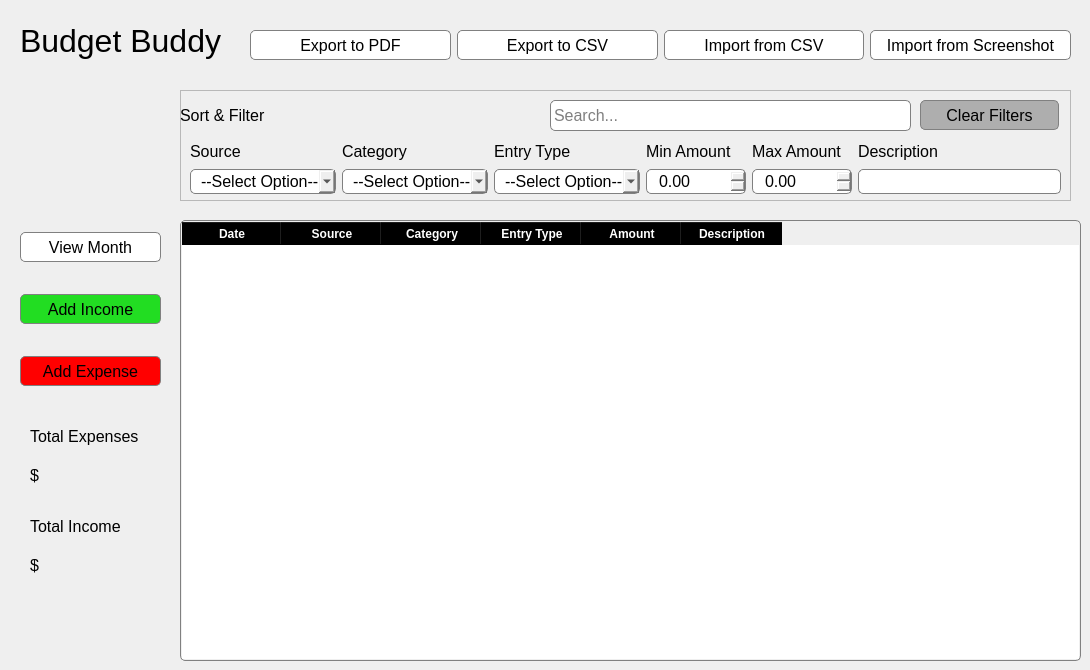
<?xml version="1.0" encoding="UTF-8"?>
<ui version="4.0">
 <class>Dialog</class>
 <widget class="QDialog" name="Dialog">
  <property name="geometry">
   <rect>
    <x>0</x>
    <y>0</y>
    <width>1090</width>
    <height>670</height>
   </rect>
  </property>
  <property name="windowTitle">
   <string>Dialog</string>
  </property>
  <property name="styleSheet">
   <string notr="true">QPushButton {
	border: 1px solid gray;
	border-radius: 5px;
}

QTableWidget {
	border: 1px solid gray;
	border-radius: 5px;
}

QTableWidget {
	border: 1px solid gray;        /* Set the border */
	border-radius: 5px;          /* Round the corners */
	padding: 1px;                /* Space between text and border */
}

QTableWidget::viewport {
	background: transparent;      /* Make viewport background transparent */
	border: none;                 /* Remove viewport border */
}

QDateEdit {
	border: 1px solid gray;
	border-radius: 5px;
	padding-left: 10px;
}

QComboBox {
	border: 1px solid gray;
	border-radius: 5px;
	padding-left: 10px;
}

QDoubleSpinBox {
	border: 1px solid gray;
	border-radius: 5px;
	padding-left: 10px;
}


QPushButton {
	border: 1px solid gray;
	border-radius: 5px;
}

QLineEdit {
	border: 1px solid gray;        /* Set the border */
	border-radius: 5px;          /* Round the corners */
	padding: 1px;                /* Space between text and border */
}

QLineEdit::viewport {
	background: transparent;      /* Make viewport background transparent */
	border: none;                 /* Remove viewport border */
}</string>
  </property>
  <widget class="QTableWidget" name="MonthlyTableOverview">
   <property name="geometry">
    <rect>
     <x>180</x>
     <y>220</y>
     <width>901</width>
     <height>441</height>
    </rect>
   </property>
   <property name="font">
    <font>
     <pointsize>12</pointsize>
    </font>
   </property>
   <property name="styleSheet">
    <string notr="true">QHeaderView::section {
	font-weight: bold;
	background-color: black;
	color: white;
}
</string>
   </property>
   <property name="alternatingRowColors">
    <bool>false</bool>
   </property>
   <column>
    <property name="text">
     <string>Date</string>
    </property>
    <property name="font">
     <font>
      <pointsize>12</pointsize>
     </font>
    </property>
    <property name="textAlignment">
     <set>AlignCenter</set>
    </property>
   </column>
   <column>
    <property name="text">
     <string>Source</string>
    </property>
    <property name="font">
     <font>
      <pointsize>12</pointsize>
     </font>
    </property>
    <property name="textAlignment">
     <set>AlignCenter</set>
    </property>
   </column>
   <column>
    <property name="text">
     <string>Category</string>
    </property>
    <property name="font">
     <font>
      <pointsize>12</pointsize>
     </font>
    </property>
    <property name="textAlignment">
     <set>AlignCenter</set>
    </property>
   </column>
   <column>
    <property name="text">
     <string>Entry Type</string>
    </property>
    <property name="font">
     <font>
      <pointsize>12</pointsize>
     </font>
    </property>
    <property name="textAlignment">
     <set>AlignCenter</set>
    </property>
   </column>
   <column>
    <property name="text">
     <string>Amount</string>
    </property>
    <property name="font">
     <font>
      <pointsize>12</pointsize>
     </font>
    </property>
    <property name="textAlignment">
     <set>AlignCenter</set>
    </property>
   </column>
   <column>
    <property name="text">
     <string>Description</string>
    </property>
    <property name="font">
     <font>
      <pointsize>12</pointsize>
     </font>
    </property>
    <property name="textAlignment">
     <set>AlignCenter</set>
    </property>
   </column>
  </widget>
  <widget class="QLabel" name="appTitle">
   <property name="geometry">
    <rect>
     <x>20</x>
     <y>20</y>
     <width>201</width>
     <height>41</height>
    </rect>
   </property>
   <property name="font">
    <font>
     <pointsize>24</pointsize>
    </font>
   </property>
   <property name="styleSheet">
    <string notr="true"/>
   </property>
   <property name="text">
    <string>Budget Buddy</string>
   </property>
  </widget>
  <widget class="QWidget" name="layoutWidget">
   <property name="geometry">
    <rect>
     <x>20</x>
     <y>220</y>
     <width>141</width>
     <height>181</height>
    </rect>
   </property>
   <layout class="QVBoxLayout" name="verticalLayout">
    <property name="spacing">
     <number>20</number>
    </property>
    <item>
     <widget class="QPushButton" name="monthlyViewBtn">
      <property name="minimumSize">
       <size>
        <width>0</width>
        <height>30</height>
       </size>
      </property>
      <property name="font">
       <font>
        <pointsize>12</pointsize>
       </font>
      </property>
      <property name="styleSheet">
       <string notr="true">background-color: white;</string>
      </property>
      <property name="text">
       <string>View Month</string>
      </property>
     </widget>
    </item>
    <item>
     <widget class="QPushButton" name="addIncomeBtn">
      <property name="minimumSize">
       <size>
        <width>0</width>
        <height>30</height>
       </size>
      </property>
      <property name="font">
       <font>
        <pointsize>12</pointsize>
       </font>
      </property>
      <property name="styleSheet">
       <string notr="true">background-color: #22DD22;</string>
      </property>
      <property name="text">
       <string>Add Income</string>
      </property>
     </widget>
    </item>
    <item>
     <widget class="QPushButton" name="addExpenseBtn">
      <property name="minimumSize">
       <size>
        <width>0</width>
        <height>30</height>
       </size>
      </property>
      <property name="font">
       <font>
        <pointsize>12</pointsize>
       </font>
      </property>
      <property name="styleSheet">
       <string notr="true">background-color: red;</string>
      </property>
      <property name="text">
       <string>Add Expense</string>
      </property>
     </widget>
    </item>
   </layout>
  </widget>
  <widget class="QFrame" name="frame">
   <property name="geometry">
    <rect>
     <x>180</x>
     <y>90</y>
     <width>891</width>
     <height>111</height>
    </rect>
   </property>
   <property name="frameShape">
    <enum>QFrame::StyledPanel</enum>
   </property>
   <property name="frameShadow">
    <enum>QFrame::Raised</enum>
   </property>
   <widget class="QLineEdit" name="searchFilterInput">
    <property name="geometry">
     <rect>
      <x>370</x>
      <y>10</y>
      <width>361</width>
      <height>31</height>
     </rect>
    </property>
    <property name="font">
     <font>
      <pointsize>12</pointsize>
     </font>
    </property>
    <property name="placeholderText">
     <string>Search...</string>
    </property>
   </widget>
   <widget class="QLabel" name="SortAndFilterLabel">
    <property name="geometry">
     <rect>
      <x>0</x>
      <y>10</y>
      <width>101</width>
      <height>31</height>
     </rect>
    </property>
    <property name="font">
     <font>
      <pointsize>12</pointsize>
     </font>
    </property>
    <property name="text">
     <string>Sort &amp; Filter</string>
    </property>
   </widget>
   <widget class="QPushButton" name="clearFilterTableBtn">
    <property name="geometry">
     <rect>
      <x>740</x>
      <y>10</y>
      <width>139</width>
      <height>30</height>
     </rect>
    </property>
    <property name="minimumSize">
     <size>
      <width>0</width>
      <height>30</height>
     </size>
    </property>
    <property name="font">
     <font>
      <pointsize>12</pointsize>
     </font>
    </property>
    <property name="styleSheet">
     <string notr="true">background-color:#AEAEAE</string>
    </property>
    <property name="text">
     <string>Clear Filters</string>
    </property>
   </widget>
   <widget class="QWidget" name="">
    <property name="geometry">
     <rect>
      <x>10</x>
      <y>50</y>
      <width>871</width>
      <height>54</height>
     </rect>
    </property>
    <layout class="QHBoxLayout" name="horizontalLayout_2">
     <item>
      <layout class="QVBoxLayout" name="verticalLayout_Source">
       <item>
        <widget class="QLabel" name="sourceSortLabel">
         <property name="font">
          <font>
           <pointsize>12</pointsize>
          </font>
         </property>
         <property name="text">
          <string>Source</string>
         </property>
        </widget>
       </item>
       <item>
        <widget class="QComboBox" name="sourceSort">
         <property name="minimumSize">
          <size>
           <width>0</width>
           <height>25</height>
          </size>
         </property>
         <property name="maximumSize">
          <size>
           <width>16777215</width>
           <height>25</height>
          </size>
         </property>
         <property name="font">
          <font>
           <pointsize>12</pointsize>
          </font>
         </property>
         <property name="placeholderText" stdset="0">
          <string>--Select Option--</string>
         </property>
        </widget>
       </item>
      </layout>
     </item>
     <item>
      <layout class="QVBoxLayout" name="verticalLayout_Category">
       <item>
        <widget class="QLabel" name="categorySortLabel">
         <property name="font">
          <font>
           <pointsize>12</pointsize>
          </font>
         </property>
         <property name="text">
          <string>Category</string>
         </property>
        </widget>
       </item>
       <item>
        <widget class="QComboBox" name="categorySort">
         <property name="minimumSize">
          <size>
           <width>0</width>
           <height>25</height>
          </size>
         </property>
         <property name="maximumSize">
          <size>
           <width>16777215</width>
           <height>25</height>
          </size>
         </property>
         <property name="font">
          <font>
           <pointsize>12</pointsize>
          </font>
         </property>
         <property name="placeholderText" stdset="0">
          <string>--Select Option--</string>
         </property>
         <item>
          <property name="text">
           <string>All</string>
          </property>
         </item>
         <item>
          <property name="text">
           <string>Groceries</string>
          </property>
         </item>
         <item>
          <property name="text">
           <string>Transportation</string>
          </property>
         </item>
         <item>
          <property name="text">
           <string>Entertainment</string>
          </property>
         </item>
         <item>
          <property name="text">
           <string>Pets</string>
          </property>
         </item>
         <item>
          <property name="text">
           <string>Health</string>
          </property>
         </item>
         <item>
          <property name="text">
           <string>Rent</string>
          </property>
         </item>
         <item>
          <property name="text">
           <string>Paycheck</string>
          </property>
         </item>
         <item>
          <property name="text">
           <string>Freelance</string>
          </property>
         </item>
         <item>
          <property name="text">
           <string>Capital Gains</string>
          </property>
         </item>
         <item>
          <property name="text">
           <string>Investments</string>
          </property>
         </item>
         <item>
          <property name="text">
           <string>Other</string>
          </property>
         </item>
        </widget>
       </item>
      </layout>
     </item>
     <item>
      <layout class="QVBoxLayout" name="verticalLayout_Entry">
       <item>
        <widget class="QLabel" name="entryTypeSortLabel">
         <property name="font">
          <font>
           <pointsize>12</pointsize>
          </font>
         </property>
         <property name="text">
          <string>Entry Type</string>
         </property>
        </widget>
       </item>
       <item>
        <widget class="QComboBox" name="entryTypeSort">
         <property name="minimumSize">
          <size>
           <width>0</width>
           <height>25</height>
          </size>
         </property>
         <property name="maximumSize">
          <size>
           <width>16777215</width>
           <height>25</height>
          </size>
         </property>
         <property name="font">
          <font>
           <pointsize>12</pointsize>
          </font>
         </property>
         <property name="placeholderText" stdset="0">
          <string>--Select Option--</string>
         </property>
         <item>
          <property name="text">
           <string>All</string>
          </property>
         </item>
         <item>
          <property name="text">
           <string>Expenses</string>
          </property>
         </item>
         <item>
          <property name="text">
           <string>Income</string>
          </property>
         </item>
        </widget>
       </item>
      </layout>
     </item>
     <item>
      <layout class="QVBoxLayout" name="verticalLayout_Amount">
       <item>
        <widget class="QLabel" name="amountSortLabel">
         <property name="sizePolicy">
          <sizepolicy hsizetype="Preferred" vsizetype="Minimum">
           <horstretch>0</horstretch>
           <verstretch>0</verstretch>
          </sizepolicy>
         </property>
         <property name="minimumSize">
          <size>
           <width>100</width>
           <height>0</height>
          </size>
         </property>
         <property name="font">
          <font>
           <pointsize>12</pointsize>
          </font>
         </property>
         <property name="text">
          <string>Min Amount</string>
         </property>
        </widget>
       </item>
       <item>
        <widget class="QDoubleSpinBox" name="min_spinbox">
         <property name="sizePolicy">
          <sizepolicy hsizetype="Minimum" vsizetype="Minimum">
           <horstretch>0</horstretch>
           <verstretch>0</verstretch>
          </sizepolicy>
         </property>
         <property name="minimumSize">
          <size>
           <width>100</width>
           <height>25</height>
          </size>
         </property>
         <property name="maximumSize">
          <size>
           <width>16777215</width>
           <height>25</height>
          </size>
         </property>
         <property name="font">
          <font>
           <pointsize>12</pointsize>
          </font>
         </property>
        </widget>
       </item>
      </layout>
     </item>
     <item>
      <layout class="QVBoxLayout" name="verticalLayout_Amount_5">
       <item>
        <widget class="QLabel" name="amountSortLabel_5">
         <property name="sizePolicy">
          <sizepolicy hsizetype="Preferred" vsizetype="Minimum">
           <horstretch>0</horstretch>
           <verstretch>0</verstretch>
          </sizepolicy>
         </property>
         <property name="minimumSize">
          <size>
           <width>100</width>
           <height>0</height>
          </size>
         </property>
         <property name="font">
          <font>
           <pointsize>12</pointsize>
          </font>
         </property>
         <property name="text">
          <string>Max Amount</string>
         </property>
        </widget>
       </item>
       <item>
        <widget class="QDoubleSpinBox" name="max_spinbox">
         <property name="sizePolicy">
          <sizepolicy hsizetype="Minimum" vsizetype="Minimum">
           <horstretch>0</horstretch>
           <verstretch>0</verstretch>
          </sizepolicy>
         </property>
         <property name="minimumSize">
          <size>
           <width>100</width>
           <height>25</height>
          </size>
         </property>
         <property name="maximumSize">
          <size>
           <width>16777215</width>
           <height>25</height>
          </size>
         </property>
         <property name="font">
          <font>
           <pointsize>12</pointsize>
          </font>
         </property>
        </widget>
       </item>
      </layout>
     </item>
     <item>
      <layout class="QVBoxLayout" name="verticalLayout_Dexcription">
       <item>
        <widget class="QLabel" name="descriptionSortLabel">
         <property name="minimumSize">
          <size>
           <width>100</width>
           <height>0</height>
          </size>
         </property>
         <property name="font">
          <font>
           <pointsize>12</pointsize>
          </font>
         </property>
         <property name="text">
          <string>Description</string>
         </property>
        </widget>
       </item>
       <item>
        <widget class="QLineEdit" name="descriptionSort">
         <property name="minimumSize">
          <size>
           <width>100</width>
           <height>0</height>
          </size>
         </property>
         <property name="font">
          <font>
           <pointsize>12</pointsize>
          </font>
         </property>
        </widget>
       </item>
      </layout>
     </item>
    </layout>
   </widget>
  </widget>
  <widget class="QWidget" name="layoutWidget">
   <property name="geometry">
    <rect>
     <x>30</x>
     <y>510</y>
     <width>121</width>
     <height>71</height>
    </rect>
   </property>
   <layout class="QVBoxLayout" name="verticalLayout_2">
    <item>
     <widget class="QLabel" name="totalIncomeLabel">
      <property name="font">
       <font>
        <pointsize>12</pointsize>
       </font>
      </property>
      <property name="text">
       <string>Total Income</string>
      </property>
     </widget>
    </item>
    <item>
     <widget class="QLabel" name="totalIncomeAmount">
      <property name="font">
       <font>
        <pointsize>12</pointsize>
       </font>
      </property>
      <property name="text">
       <string>$ </string>
      </property>
     </widget>
    </item>
   </layout>
  </widget>
  <widget class="QWidget" name="layoutWidget">
   <property name="geometry">
    <rect>
     <x>30</x>
     <y>420</y>
     <width>121</width>
     <height>71</height>
    </rect>
   </property>
   <layout class="QVBoxLayout" name="verticalLayout_3">
    <item>
     <widget class="QLabel" name="totalExpensesLabel">
      <property name="font">
       <font>
        <pointsize>12</pointsize>
       </font>
      </property>
      <property name="text">
       <string>Total Expenses</string>
      </property>
     </widget>
    </item>
    <item>
     <widget class="QLabel" name="totalExpensesAmount">
      <property name="font">
       <font>
        <pointsize>12</pointsize>
       </font>
      </property>
      <property name="text">
       <string>$ </string>
      </property>
     </widget>
    </item>
   </layout>
  </widget>
  <widget class="QWidget" name="layoutWidget">
   <property name="geometry">
    <rect>
     <x>250</x>
     <y>20</y>
     <width>821</width>
     <height>51</height>
    </rect>
   </property>
   <layout class="QHBoxLayout" name="horizontalLayout">
    <item>
     <widget class="QPushButton" name="pdfExportBtn">
      <property name="minimumSize">
       <size>
        <width>0</width>
        <height>30</height>
       </size>
      </property>
      <property name="font">
       <font>
        <pointsize>12</pointsize>
       </font>
      </property>
      <property name="styleSheet">
       <string notr="true">background-color: white;</string>
      </property>
      <property name="text">
       <string>Export to PDF</string>
      </property>
     </widget>
    </item>
    <item>
     <widget class="QPushButton" name="csvExportBtn">
      <property name="minimumSize">
       <size>
        <width>0</width>
        <height>30</height>
       </size>
      </property>
      <property name="font">
       <font>
        <pointsize>12</pointsize>
       </font>
      </property>
      <property name="styleSheet">
       <string notr="true">background-color: white;</string>
      </property>
      <property name="text">
       <string>Export to CSV</string>
      </property>
     </widget>
    </item>
    <item>
     <widget class="QPushButton" name="csvImportBtn">
      <property name="minimumSize">
       <size>
        <width>0</width>
        <height>30</height>
       </size>
      </property>
      <property name="font">
       <font>
        <pointsize>12</pointsize>
       </font>
      </property>
      <property name="styleSheet">
       <string notr="true">background-color: white;</string>
      </property>
      <property name="text">
       <string>Import from CSV</string>
      </property>
     </widget>
    </item>
    <item>
     <widget class="QPushButton" name="screenshotImportBtn">
      <property name="minimumSize">
       <size>
        <width>0</width>
        <height>30</height>
       </size>
      </property>
      <property name="font">
       <font>
        <pointsize>12</pointsize>
       </font>
      </property>
      <property name="styleSheet">
       <string notr="true">background-color: white;</string>
      </property>
      <property name="text">
       <string>Import from Screenshot</string>
      </property>
     </widget>
    </item>
   </layout>
  </widget>
 </widget>
 <resources/>
 <connections/>
</ui>
